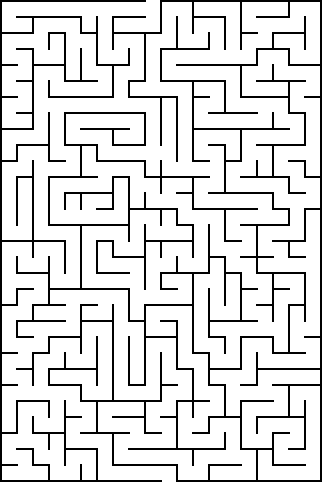
//> input picture Input images/maze3.png, 322 x 482 px
$ ./Source   (built with g++ and OpenCV 4)
//> lines starting //> are read from the running program, lines starting //| are printed output that depends on the picture; after the words box and inside, x2 and y2 are one past the last pixel; in counts of white or black regions, pixels touching at a corner belong together
#include<opencv2\highgui\highgui.hpp>
#include<opencv2\imgproc\imgproc.hpp>
#include<iostream>
#include<stdio.h>

using namespace cv;
using namespace std;

int main()
{
	namedWindow("inputwindow", 1);	//create a new window
	namedWindow("outputwindow", 1);	//create a new window

	Mat image = imread("C:/Users/Shubham/Documents/MS/courses/Video processing/maze/maze3.png");	//importing the image
//> image is the input picture: 482 rows x 322 cols, CV_8UC3; 86.6% white; black in thin lines or dots
	//imshow("window", image);

	Mat invert, gray;
	cvtColor(image, gray, CV_BGR2GRAY);		//convert the image to grayscale
//> gray: 482 rows x 322 cols, CV_8UC1; 86.6% white; black in thin lines or dots
	threshold(gray, invert, 1, 255, THRESH_BINARY_INV);		//invert the grayscaled image
//> invert: 482 rows x 322 cols, CV_8UC1; 13.4% white in thin lines or dots
	//cout << image << endl;

	vector<vector<Point>> contour;		//define a vector of points for the contours
	Mat wall = Mat(invert.rows, invert.cols, CV_8UC1, Scalar(0));		//variable to save one wall of the image
	//cout << wall;
	findContours(invert, contour, CV_RETR_EXTERNAL, CV_CHAIN_APPROX_SIMPLE);		//find only the end points of the outermost contour
//> contour = 2 contours; box (x1, y1, x2, y2) and area: (16, 0, 322, 482) 8182, (0, 0, 162, 482) 2414
	//cout << contour.size()<<endl;
	drawContours(wall, contour, 0, CV_RGB(255,255,255), CV_FILLED);			//Draw the contour in the variable
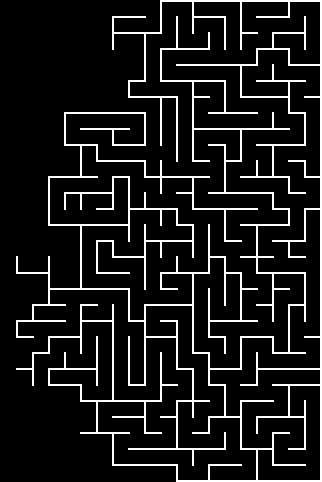
//> wall: 482 rows x 322 cols, CV_8UC1; 10.3% white in thin lines or dots
	//imshow("window", wall);

	Mat kernel = Mat(15, 15, CV_8UC1,  Scalar(1));		//define a kernel
	Mat dilation;
	dilate(wall, dilation, kernel, Point(-1, -1), 1, 0);		//dilate the image and store in a variable
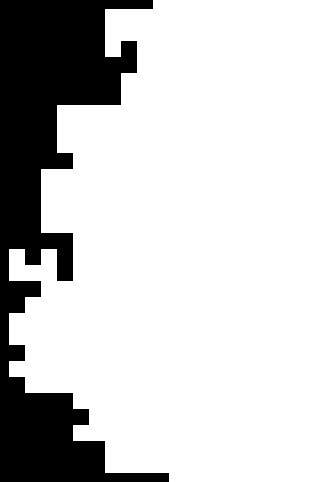
//> dilation: 482 rows x 322 cols, CV_8UC1; 79.1% white; 1 black region, box (x1, y1, x2, y2) and area: (0, 0, 169, 482) 32418
	//imshow("window1", dilation);
	Mat erosion;
	erode(dilation, erosion, kernel, Point(-1, -1), 1, 0);		//erode the dilated image and store in a variable
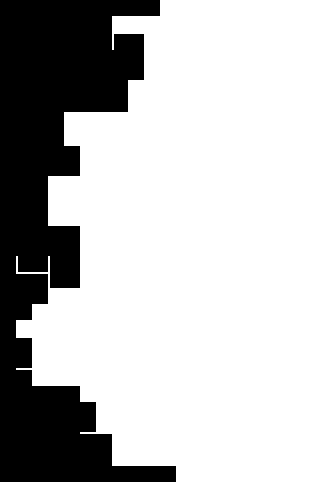
//> erosion: 482 rows x 322 cols, CV_8UC1; 73.7% white; 1 black region, box (x1, y1, x2, y2) and area: (0, 0, 176, 482) 40832
	//imshow("window2", erosion);

	Mat path;
	absdiff(dilation, erosion, path);		//taking the absolute difference between the eroded and dilated image gives us the correct path
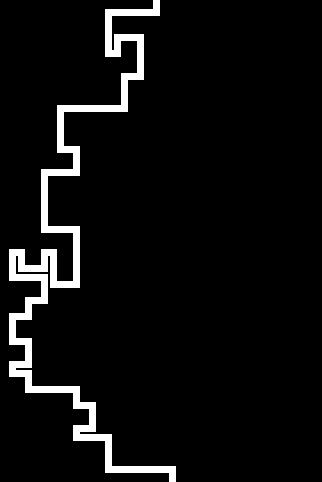
//> path: 482 rows x 322 cols, CV_8UC1; 5.4% white; 1 white region, box (x1, y1, x2, y2) and area: (9, 0, 176, 482) 8414
	//imshow("window", path);

	Mat path_inv = Mat(path.rows, path.cols, CV_8UC3);
	threshold(path, path_inv, 1, 255, THRESH_BINARY_INV);		//invert the path obtained
	//imshow("window", path_inv);

	vector<Mat> channels;
	split(image, channels);		//split the original image into channels
	// [4 lines of commented-out code are left out]

	channels[0] |= path;		//Logical OR the blue channel of the image with the path (thus, the path area would be high)
	channels[1] &= path_inv;	//Logical AND the green channel of the image with the path
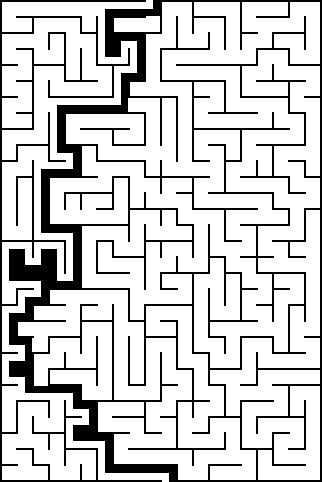
//> channels[1]: 482 rows x 322 cols, CV_8UC1; 81.2% white; 2 black regions, box (x1, y1, x2, y2) and area: (9, 0, 322, 482) 24450, (0, 0, 162, 482) 4740
	channels[2] &= path_inv;	//Logical AND the red channel of the image with the path

	//imshow("window2", channels[0]);
	//imshow("window2", channels[1]);
	//imshow("window2", channels[2]);

	Mat output;
	merge(channels, output);		//merge all three channels into one single image
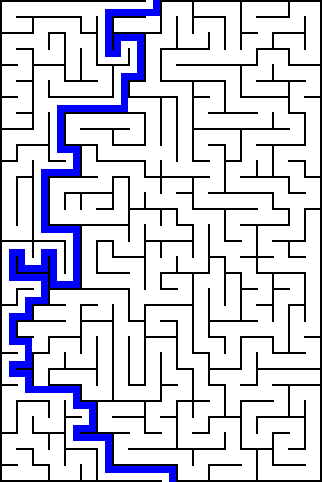
//> output: 482 rows x 322 cols, CV_8UC3; mean B, G, R 220.9, 207, 207
	imshow("outputwindow", output);		//display the output with the correct path
	imshow("inputwindow", image);		//display the original image for comparison
	imwrite("output3.png", output);

	waitKey(0);
	return 0;
}

$ run again, with Input images/maze1.png copied over Input images/maze3.png
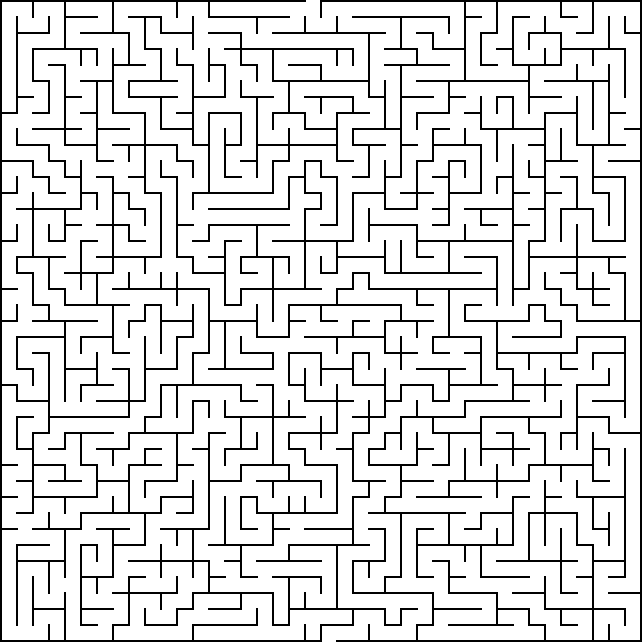
//> input picture Input images/maze1.png, 642 x 642 px
//> image is the input picture: 642 rows x 642 cols, CV_8UC3; 87% white; black in thin lines or dots
//> gray: 642 rows x 642 cols, CV_8UC1; 87% white; black in thin lines or dots
//> invert: 642 rows x 642 cols, CV_8UC1; 13% white in thin lines or dots
//> contour = 2 contours; box (x1, y1, x2, y2) and area: (128, 0, 642, 642) 14476, (0, 0, 498, 642) 12972
//> wall: 642 rows x 642 cols, CV_8UC1; 6.9% white in thin lines or dots, all inside (x1, y1, x2, y2) = (128, 0, 642, 642)
//> dilation: 642 rows x 642 cols, CV_8UC1; 52.9% white; 1 black region, box (x1, y1, x2, y2) and area: (0, 0, 505, 642) 194178
//> erosion: 642 rows x 642 cols, CV_8UC1; 48.7% white; 1 white region, box (x1, y1, x2, y2) and area: (128, 0, 642, 642) 200836
//> `absdiff(dilation, erosion, path);`:
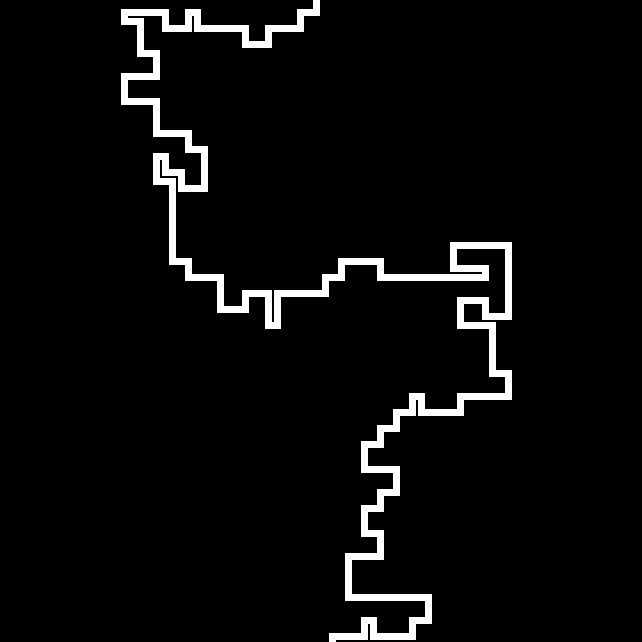
//> path: 642 rows x 642 cols, CV_8UC1; 4.2% white; 1 white region, box (x1, y1, x2, y2) and area: (121, 0, 512, 642) 17150
//> `merge(channels, output);`:
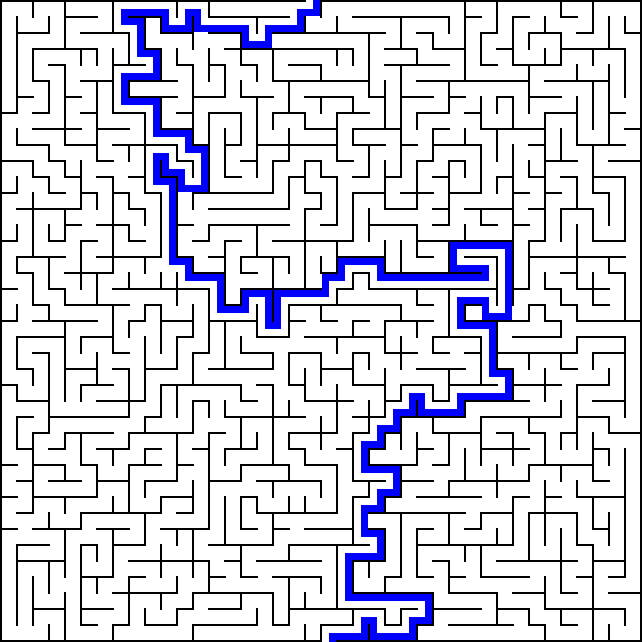
//> output: 642 rows x 642 cols, CV_8UC3; mean B, G, R 221.8, 211.1, 211.1

$ run again, with Input images/maze2.png copied over Input images/maze3.png
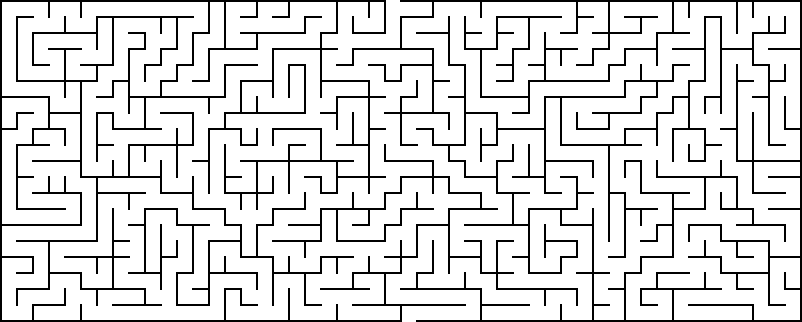
//> input picture Input images/maze2.png, 802 x 322 px
//> image is the input picture: 322 rows x 802 cols, CV_8UC3; 86.8% white; black in thin lines or dots
//> gray: 322 rows x 802 cols, CV_8UC1; 86.8% white; black in thin lines or dots
//> invert: 322 rows x 802 cols, CV_8UC1; 13.2% white in thin lines or dots
//> contour = 2 contours; box (x1, y1, x2, y2) and area: (0, 0, 578, 322) 9332, (336, 0, 802, 322) 8140
//> wall: 322 rows x 802 cols, CV_8UC1; 6.2% white in thin lines or dots, all inside (x1, y1, x2, y2) = (336, 0, 802, 322)
//> dilation: 322 rows x 802 cols, CV_8UC1; 46.4% white; 1 white region, box (x1, y1, x2, y2) and area: (329, 0, 802, 322) 119778
//> erosion: 322 rows x 802 cols, CV_8UC1; 42.7% white; 1 white region, box (x1, y1, x2, y2) and area: (336, 0, 802, 322) 110244
//> `absdiff(dilation, erosion, path);`:
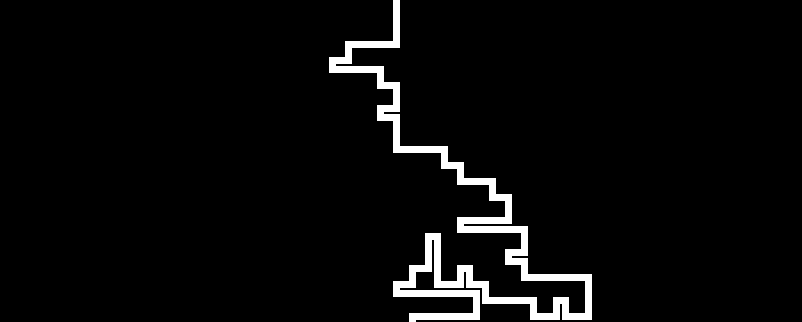
//> path: 322 rows x 802 cols, CV_8UC1; 3.7% white; 1 white region, box (x1, y1, x2, y2) and area: (329, 0, 592, 322) 9534
//> `merge(channels, output);`:
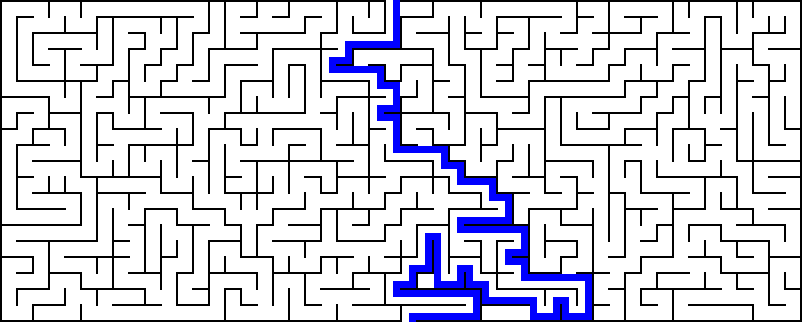
//> output: 322 rows x 802 cols, CV_8UC3; mean B, G, R 221.2, 211.8, 211.8
